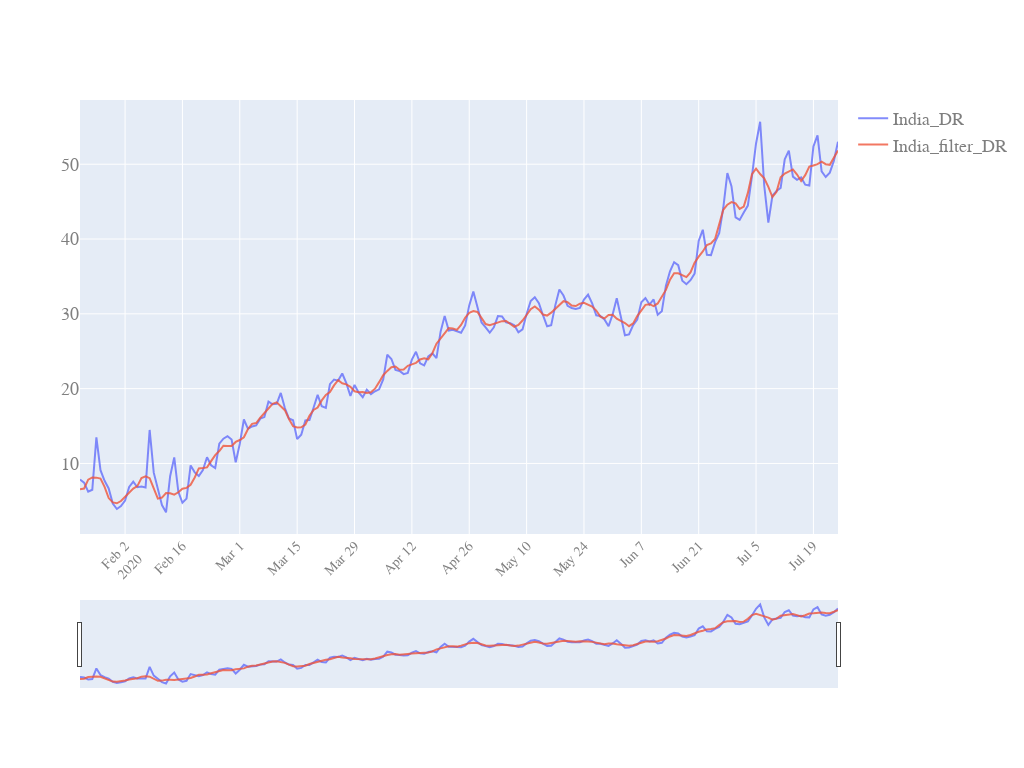

Here is the notebook cell this chart was saved with:
### Code cell
quick_plot(df_analyse_DR_all.date,
           df_analyse_DR_all.iloc[50:,[list(df_analyse_DR_all.columns).index("India_DR"), list(df_analyse_DR_all.columns).index("India_filter_DR")]],
           y_scale='linear',
           slider=True)

### Figure 1 — Plotly figure (JSON) as saved in the notebook; plotly's stock layout.template omitted (floating-point values rounded to 4 significant figures; data arrays with more than 128 entries replaced by an {"elided": "..."} marker saying what was removed)
{"data": [{"name": "India_DR", "opacity": 0.8, "type": "scatter", "x": {"elided": "236 str values"}, "y": {"elided": "186 float values"}}, {"name": "India_filter_DR", "opacity": 0.8, "type": "scatter", "x": {"elided": "236 str values"}, "y": {"elided": "186 float values"}}], "layout": {"autosize": true, "font": {"color": "#7f7f7f", "family": "PT Sans, monospace", "size": 18}, "height": 768, "width": 1024, "xaxis": {"nticks": 20, "rangeslider": {"visible": true}, "tickangle": -45, "tickfont": {"color": "#7f7f7f", "size": 14}}, "yaxis": {"type": "linear"}}}
